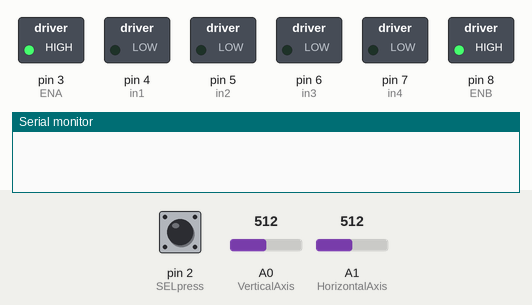
Simulated run of this sketch. Board: Arduino Uno, built with avr-gcc and run on an emulated ATmega328P. On the bench: switched loads named in the sketch (green lamp = pin HIGH), the last lines printed to the serial monitor. Inputs (shaded band) come from the test bench; at power-on: pin 2 (SELpress) HIGH, A0 (VerticalAxis) = 512, A1 (HorizontalAxis) = 512.

Above: at 1.2 s.
1.3 s: pin 2 (SELpress) pulled LOW for 0.15 s
At 2.0 s:
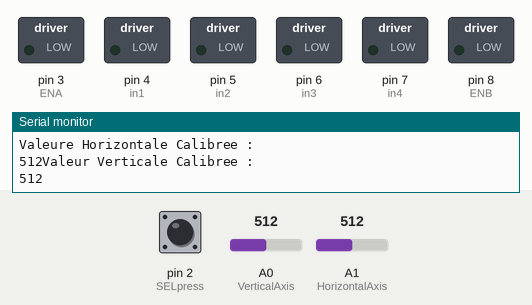
3.1 s: A0 (VerticalAxis) set to 716
At 4.2 s:
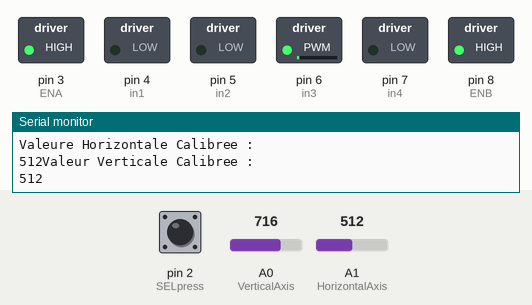
4.6 s: pin 2 (SELpress) pulled LOW for 1 s
At 5.7 s:
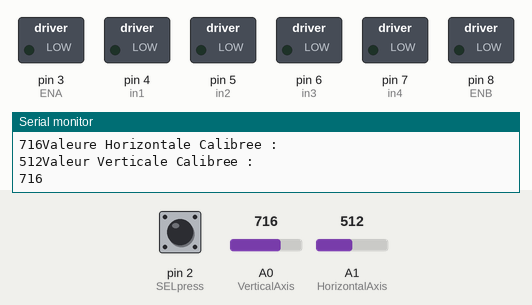
7.1 s: A0 (VerticalAxis) set to 900
At 8.3 s:
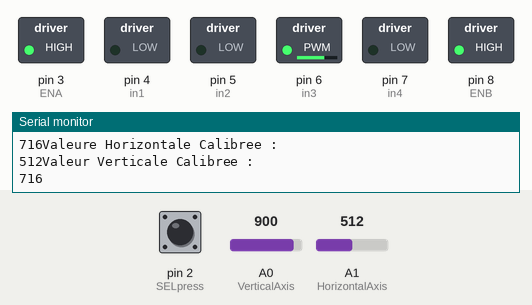
8.6 s: pin 2 (SELpress) pulled LOW for 3.2 s
At 9.9 s:
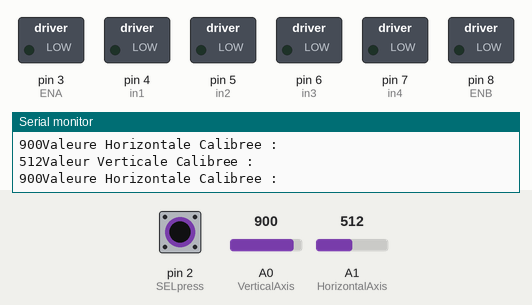
Timing chart, 0 to 11.6 s (numbered marks = the images above; inputs shaded):
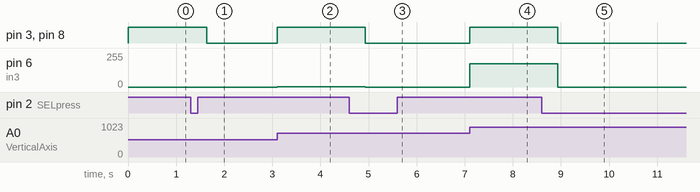

Measured:
- after the input at 1.3 s, pin 3 (ENA), pin 8 (ENB): HIGH → LOW after 0.34 s
- after the input at 3.1 s, pin 3 (ENA), pin 8 (ENB): LOW → HIGH at once; pin 6 (in3): 0/255 → 1/255 at once
- after the input at 4.6 s, pin 3 (ENA), pin 8 (ENB): HIGH → LOW after 0.34 s; pin 6 (in3): 1/255 → 0/255 after 0.34 s
- after the input at 7.1 s, pin 3 (ENA), pin 8 (ENB): LOW → HIGH at once; pin 6 (in3): 0/255 → 174/255 at once
- after the input at 8.6 s, pin 3 (ENA), pin 8 (ENB): HIGH → LOW after 0.34 s; pin 6 (in3): 174/255 → 0/255 after 0.34 s

The sketch:

controle_joystick_commande_moteur.ino
```cpp
/*
         _          __________                              _,
     _.-(_)._     ."          ".      .--""--.          _.-{__}-._
   .'________'.   | .--------. |    .'        '.      .:-'`____`'-:.
  [____________] /` |________| `\  /   .'``'.   \    /_.-"`_  _`"-._\
  /  / .\/. \  \|  / / .\/. \ \  ||  .'/.\/.\'.  |  /`   / .\/. \   `\
  |  \__/\__/  |\_/  \__/\__/  \_/|  : |_/\_| ;  |  |    \__/\__/    |
  \            /  \            /   \ '.\    /.' / .-\                /-.
  /'._  --  _.'\  /'._  --  _.'\   /'. `'--'` .'\/   '._-.__--__.-_.'   \
 /_   `""""`   _\/_   `""""`   _\ /_  `-./\.-'  _\'.    `""""""""`    .'`\
(__/    '|    \ _)_|           |_)_/            \__)|        '       |   |
  |_____'|_____|   \__________/   |              |;`_________'________`;-'
   '----------'    '----------'   '--------------'`--------------------`

   !!!! METTRE LE ENA et le ENB pour chaque moteur A et B pour qu'ils marchent ( voir docu shields )
*/
// Définition des pins avec des noms de variable
int VerticalAxis = A0;
int HorizontalAxis = A1;
int SELpress = 2;
int ENA = 3;
int in1 = 4;
int in2 = 5;
int in3 = 6;
int in4 = 7;
int ENB = 8;
int Calibrage_Button = 9;
long ValeurHorizontale_Milieu;
long ValeurVerticale_Milieu;


void setup() {
  Serial.begin(9600);

  // définition des modes de chaque pin (entrée ou sortie)
  pinMode(SELpress, INPUT_PULLUP);
  pinMode(ENA, OUTPUT);
  pinMode(in1, OUTPUT);
  pinMode(in2, OUTPUT);
  pinMode(in3, OUTPUT);
  pinMode(in4, OUTPUT);
  pinMode(ENB, OUTPUT);
  pinMode(Calibrage_Button, INPUT_PULLUP);
}


void loop() {
  // programme de calibrage du joystick
  if (!digitalRead(SELpress)) { // actionnement du bouton du joystick (changer le bouton + enlever l'inverse "!" )
    ValeurHorizontale_Milieu = 0; // on redéfinit la variable de calibrage à 0
    ValeurVerticale_Milieu = 0; // on redéfinit la variable de calibrage à 0
    for (int i = 0; i < 150; i++) { // on fait 150 tests pour former une moyenne assez correcte des valeurs correspondants à la position IDLE du joystick
      ValeurHorizontale_Milieu += analogRead(HorizontalAxis);
      ValeurVerticale_Milieu += analogRead(VerticalAxis);
      delay(2);
    }
    ValeurHorizontale_Milieu /= 150; // on divise la variable par 150 pour avoir la moyenne, et on l'affecte alors à la position IDLE du joystick de référence
    ValeurVerticale_Milieu /= 150;
    Serial.println("Valeure Horizontale Calibree :");
    Serial.print(ValeurHorizontale_Milieu);
    Serial.println("Valeur Verticale Calibree :");
    Serial.print(ValeurVerticale_Milieu);
  }


  // captage des valeurs verticales et horizontales du joystick
  int VerticalValue = analogRead(VerticalAxis);
  int HorizontalValue = analogRead(HorizontalAxis);


  // on ne fait rien si le joystick est en position IDLE, => on met tous les pins en LOW pour éviter qu'un quelconque moteur tourne
  if (VerticalValue==ValeurVerticale_Milieu&&HorizontalValue==ValeurHorizontale_Milieu){
    digitalWrite(in1, LOW);
    digitalWrite(in2, LOW);
    digitalWrite(in3, LOW);
    digitalWrite(in4, LOW);
    digitalWrite(ENA, LOW);
    digitalWrite(ENB, LOW);
  }


  // programme permettant de faire tourner les moteurs en avant quand le joystick est poussé sur l'axe Y
  if (VerticalValue>ValeurVerticale_Milieu){
    digitalWrite(ENA, HIGH); // on permet l'actionnement du moteur A (voir schéma electrique & portes logiques)
    digitalWrite(ENB, HIGH); // on permet l'actionnement du moteur B (voir schéma electrique & portes logiques)
    int PWM_forward_Rmotor = map(PWM_forward_Rmotor, ValeurVerticale_Milieu, 1023, 0, 255); // redéfinition de la valeur de la PWM selon la position du Joystick
    int PWM_forward_Lmotor = map(PWM_forward_Lmotor, ValeurVerticale_Milieu, 1023, 0, 255); // redéfinition de la valeur de la PWM selon la position du Joystick
    analogWrite(in1, PWM_forward_Rmotor); // commande de vitesse du moteur selon la valeur de PWM calculée si dessus
    digitalWrite(in2, LOW); // actionnement des transistors pour commander le sens de rotation
    analogWrite(in3, PWM_forward_Lmotor); // commande de vitesse du moteur selon la valeur de PWM calculée si dessus
    digitalWrite(in4, LOW); // actionnement des transistors pour commander le sens de rotation
  }


  // programme permettant de faire tourner les moteurs dans le sens contraire quand le joystick est tiré sur l'axe Y
  if (VerticalValue<ValeurVerticale_Milieu){
    digitalWrite(ENA, HIGH);
    digitalWrite(ENB, HIGH);
    int PWM_backward_Rmotor = map(PWM_backward_Rmotor, 0, ValeurVerticale_Milieu, 0, 255);
    int PWM_backward_Lmotor = map(PWM_backward_Lmotor, 0, ValeurVerticale_Milieu, 0, 255);
    analogWrite(in2, PWM_backward_Lmotor);
    digitalWrite(in1, LOW);
    analogWrite(in4, PWM_backward_Rmotor);
    digitalWrite(in3, LOW);
  }
}

/*
        .--'''''''''--.
     .'      .---.      '.
    /    .-----------.    \
   /        .-----.        \
   |       .-.   .-.       |
   |      /   \ /   \      |
    \    | .-. | .-. |    /
     '-._| | | | | | |_.-'
         | '-' | '-' |
          \___/ \___/
       _.-'  /   \  `-._
     .' _.--|     |--._ '.
     ' _...-|     |-..._ '
            |     |
            '.___.'
              | |
             _| |_
            /\( )/\
           /  ` '  \
          | |     | |
          '-'     '-'
          | |     | |
          | |     | |
          | |-----| |
       .`/  |     | |/`.
       |    |     |    |
       '._.'| .-. |'._.'
             \ | /
             | | |
             | | |
             | | |
            /| | |\
          .'_| | |_`.
          `. | | | .'
       .    /  |  \    .
      /o`.-'  / \  `-.`o\
     /o  o\ .'   `. /o  o\
     `.___.'       `.___.'
     */
```
